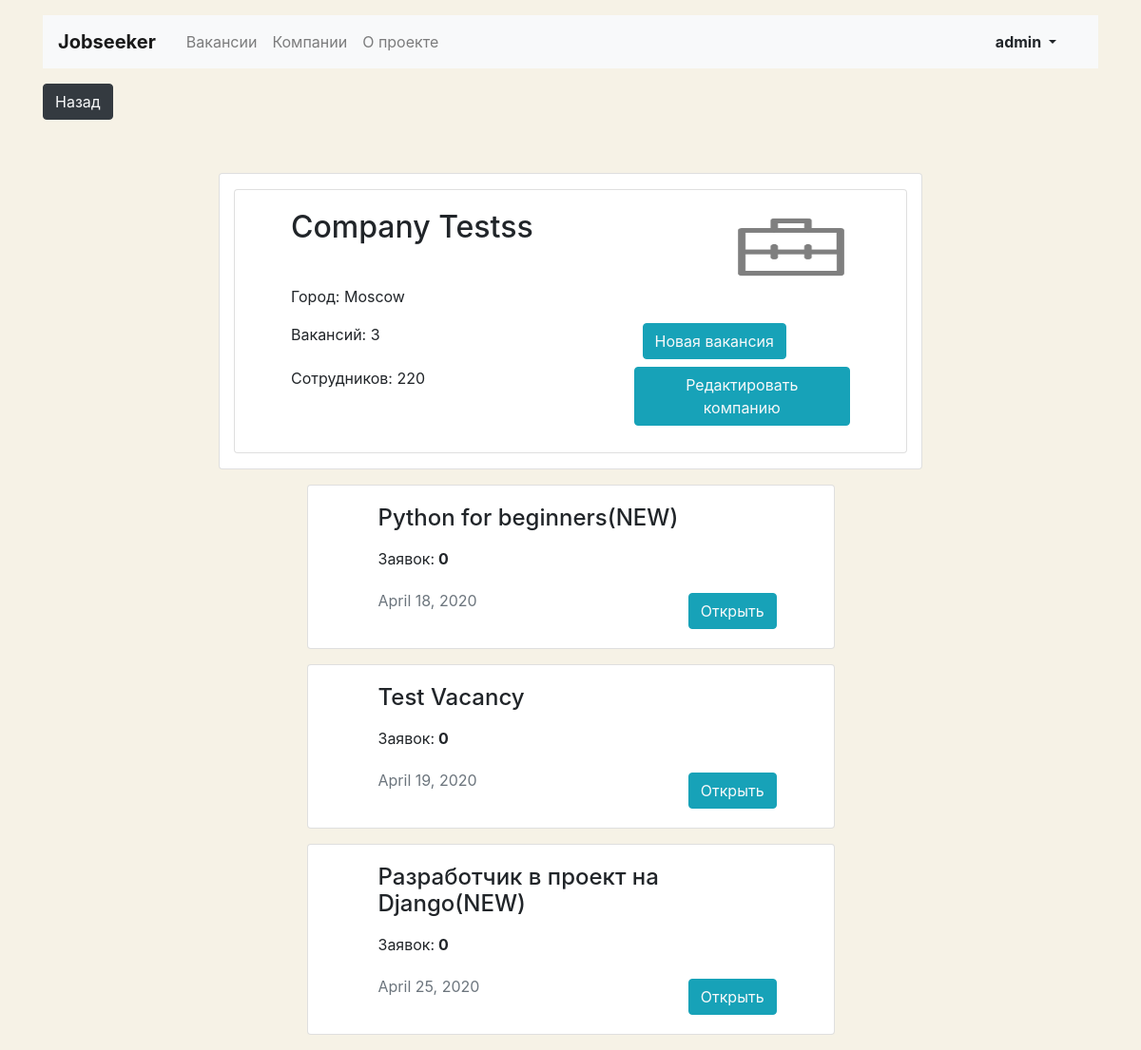
/mycompany/ (signed in), run on the app's committed database.
### jobs/models.py (models this page shows, shortened)
class Company(models.Model):
    id = models.IntegerField(primary_key=True)
    name = models.CharField(max_length=50)
    location = models.CharField(max_length=50)
    logo = models.ImageField(upload_to=settings.MEDIA_COMPANY_IMAGE_DIR, default='/media/specty_management.png', blank=True)
    description = models.TextField()
    employee_count = models.IntegerField()
    user = models.OneToOneField(User, on_delete=models.CASCADE, related_name='company')

class Vacancy(models.Model):
    id = models.IntegerField(primary_key=True)
    title = models.CharField(max_length=50)
    specialty = models.ForeignKey(Speciality, on_delete=models.CASCADE, related_name="vacancies")
    company = models.ForeignKey(Company, on_delete=models.CASCADE, related_name="vacancies")
    skills = models.TextField()
    salary_min = models.IntegerField()
    salary_max = models.IntegerField()
    description = models.TextField()
    published_at = models.DateField(default=datetime.date.today)

### jobs/views.py (the view)
# urls.py: path('mycompany/', MyCompanyView.as_view(), name="mycompany"),
class MyCompanyView(View):
    def get(self, request):
        if request.user.is_authenticated:
            return render(request, "jobs/company-create.html", context={"company": Company.objects.filter(user=request.user).first()})
        else:
            return redirect('/')

### jobs/templates/jobs/company-create.html (shortened to what this page needs)
{% extends "base.html" %}
{% load static %}
{% block container %}
    {% if not user.company %}
     <section class="col-12 col-lg-6 offset-lg-3 mt-5 card">
      <div class="card-body px-3 pb-4">
        <h1 class="h4 pt-2">Моя компания</h1>
        <p class="mt-2">Пока мы думаем, что вы – частное лицо. Хотите создать карточку компании, разместить информаию и вакансии?</p>
        <a href="{%url 'mycompany/edit'%}" class="btn btn-info mb-2">Создать карточку компании</a>
      </div>
      {% else %}
       <section class="col-12 col-lg-8 offset-lg-2 mt-5 card">
      <div class="card my-3">
            <div class="card-body mx-4">
              <div class="col">
                <div class="row">
                  <h2 class="col-9 h2 pb-2">{{company.name}}</h2>
                  <img class="col-3" src={{user.company.logo.url}} width="180" height="80">
                </div>
                <p>Город: {{company.location}}</p>
                <div class="row">
                  <p class="col-7">Вакансий: {{company.vacancies.all|length}}</p>
                  <a class="col-5 pl-4" href="{% url 'vacancy/create' %}"><button class=" mb-2 btn btn-info text-light">Новая вакансия</button></a>
                </div>
                <div class="row">
                  <p class="col-7">Сотрудников: {{company.employee_count}}</p>
                  <a class="col-5" href="{% url 'mycompany/edit' %}"><button class=" mb-2 btn btn-info text-light">Редактировать компанию</button></a>
                </div>
              </div>
            </div>
          </div>
       </section>
           {% if company.vacancies.all|length > 0 %}
                {% for vac in company.vacancies.all %}
                 <div class=" mt-3 card offset-lg-3 col-lg-6 mb-3">
                    <div class="card-body mx-4">
                      <div class="col">
                          <h2 class="h4 pb-2">{{vac.title}}</h2>
                          <p>Заявок:<strong> {{vac.applications.all|length}}</strong></p>
                          <div class="row">
                              <p class="col-9  text-muted pt-1">{{vac.published_at}}</p>
                              <a class="col-1" href="{% url 'vacancy/edit' vac.id %}"><button class="mt-2 mb-0 btn btn-info text-light">Открыть</button></a>
                          </div>
                      </div>
                    </div>
                  </div>
                {% endfor %}
           {% endif %}
    {% endif %}
  </main>
{% endblock %}

### jobs/templates/base.html (shortened to what this page needs)
{% load static %}
<!DOCTYPE html>
<html lang="ru">
<head>
  <link rel="stylesheet" href="https://stackpath.bootstrapcdn.com/bootstrap/4.3.1/css/bootstrap.min.css">
</head>
<body>
  <header class="container mt-3">
    <nav class="navbar navbar-expand-lg navbar-light bg-light">
      <a class="navbar-brand mr-4 font-weight-bold" href="{% url 'main' %}">Jobseeker</a>
      <div class="collapse navbar-collapse justify-content-between" id="navbarNav">
        <ul class="navbar-nav col-10">
          <li class="nav-item">
            <a class="nav-link" href="{% url 'vacancies' %}">Вакансии</a>
          </li>
          <li class="nav-item">
            <a class="nav-link" href="{% url 'companies'%}">Компании</a>
          </li>
          <li class="nav-item">
            <a class="nav-link" href="#">О проекте</a>
          </li>
        </ul>
        <ul class="navbar-nav col-2 justify-content-end">
          <li class="nav-item active">
             <div class="btn-group">
                {% if user.is_authenticated %}
                 <button type="button" class="btn dropdown-toggle font-weight-bold" data-toggle="dropdown" aria-haspopup="true" aria-expanded="false">
                    {{user.username}}
                 </button>
               {% else %}
              <a class="text-body mt-2" href="{% url 'login' %}" ><strong>Вход</strong></a>
               {% endif %}
          </li>
        </ul>
      </div>
    </nav>
  </header>
    <main class="container mt-3">
        {% if main %}
        {% else %}
     <a href="{{ request.META.HTTP_REFERER }}"><button class="mb-2 btn btn-dark text-light">Назад</button></a>
        {% endif %}
{% block container %} {% endblock %}
</body>
</html>

### jobs/templates/base.html (style rules this page uses)
body { background-color: #F6F2E6; }
a { color: white; }

### data on the page
Company: name "Company Testss", location "Moscow", vacancies.all|length "3", employee_count "220"
Vacancy: title "Python for beginners(NEW)", applications.all|length "0", published_at "April 18, 2020"
Vacancy: title "Test Vacancy", applications.all|length "0", published_at "April 19, 2020"
Vacancy: title "Разработчик в проект на Django(NEW)", applications.all|length "0", published_at "April 25, 2020"

### other printed values
{{ user.username }} "admin"
